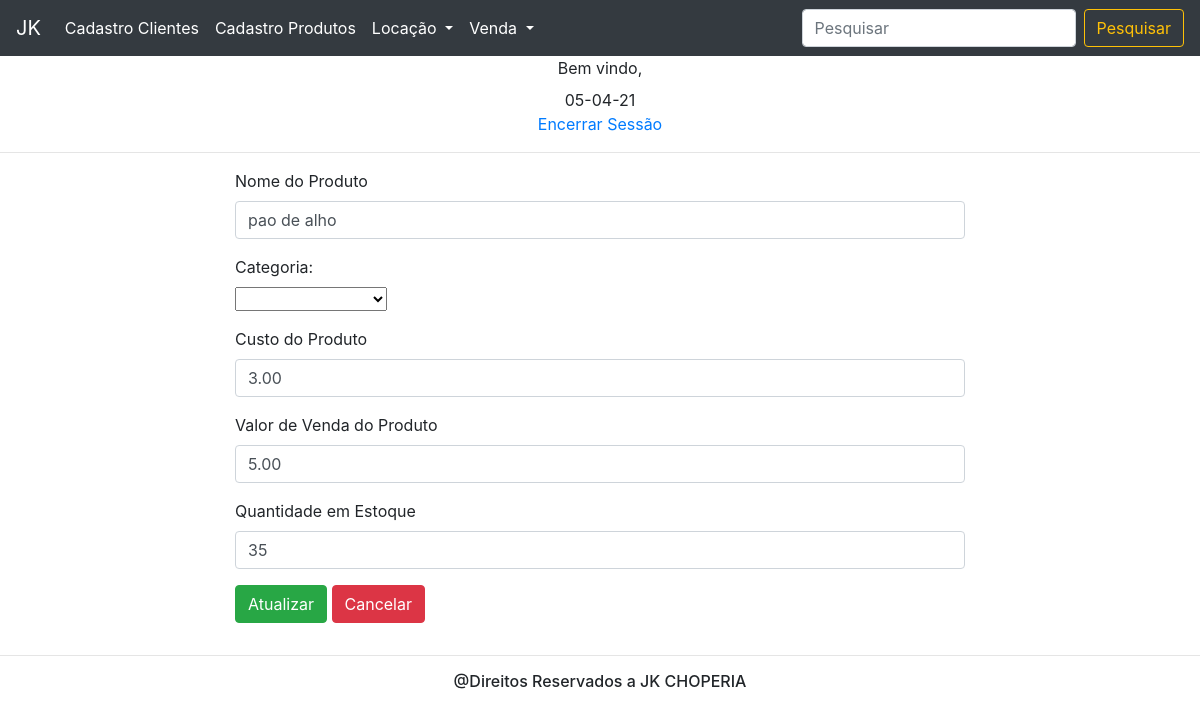
/jkphp/produtoEditar.php?editar=10, run on the app's committed database.
### tables this page shows
CREATE TABLE `produtos` (
  `id` int(11) NOT NULL,
  `nome` varchar(50) NOT NULL,
  `categoria` varchar(50) NOT NULL,
  `custo` decimal(9,2) NOT NULL,
  `venda` decimal(9,2) NOT NULL,
  `estoque` int(11) NOT NULL,
  `usuario_fk` varchar(50) NOT NULL
);

### jkphp/produtoEditar.php (the view, shortened to what this page needs)
<body>
	<div align="center">
		<?php
			include("nav.php");
		?>
		<hr>
	</div>
	<?php
	    include("conecta.php");
	    $idproduto = $_GET['editar'];
	    $sql = "SELECT * from produtos WHERE id = '$idproduto'";
	    $query = $conn->query($sql);
	    while ($dados = $query->fetch_assoc()) {
	    	$id = $dados['id'];
	    	$nome = $dados['nome'];
	    	$custo = $dados['custo'];
	    	$venda = $dados['venda'];
	    	$estoque = $dados['estoque'];
	    }
	?>
	<div class=" container">
		<div class="row">
			<div class="col-2"></div>
				<div class="col-8">
					<form method="POST" action="atualizarProduto.php">
					  <div class="form-group">
					    <label for="nome">Nome do Produto</label>
					    <input type="text" name ="nome"  value="<?php echo $nome;  ?>"class="form-control" id="nome" placeholder="Digite nome do produto " required>
					  </div>
					  <div class="form-group">
					    <label for="categoria">Categoria:</label><br>
					    <select name="categoria">
					    	<option></option>
					    	<option value="bebidas">BEBIDAS</option>
					    </select>
					  </div>
					  <div class="form-group">
					    <label for="custo">Custo do Produto</label>
					    <input type="text" name ="custo"  value="<?php echo $custo;  ?>"class="form-control" id="custo" required placeholder="Digite o valor com ponto" >
					  </div>
					  <div class="form-group">
					    <label for="valor_venda">Valor de Venda do Produto</label>
					    <input type="text" name ="valor_venda"   value="<?php echo $venda; ?>"class="form-control" id="valor_venda" required  placeholder="Digite o valor com ponto">
					  </div>
					  <div class="form-group">
					    <label for="estoque">Quantidade em Estoque</label>
					    <input type="text" name ="estoque"  value="<?php echo $estoque;  ?>"class="form-control" id="estoque" required  placeholder="Digite a quantidade em estoque">
					  </div>
					  <button type="submit" name="atualizar_idproduto" value="<?php echo $id;  ?>"  class="btn btn-success">Atualizar</button>
					  <button type="submit" name="cancelar"  class="btn btn-danger">Cancelar</button>
					</form>
				</div>
				<div class="col-2"></div>
		</div>
	</div>
</body>

### data on the page
produtos: nome "pao de alho", custo "3.00", valor_venda "5.00", estoque "35"
